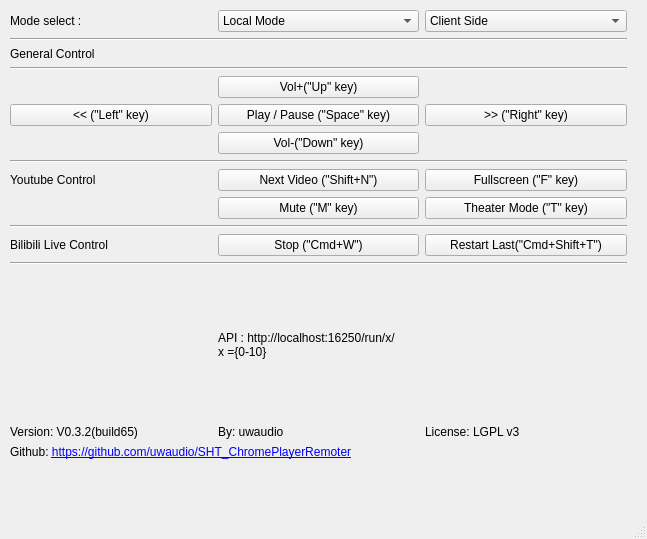
<?xml version="1.0" encoding="UTF-8"?>
<ui version="4.0">
 <class>MainWindow</class>
 <widget class="QMainWindow" name="MainWindow">
  <property name="geometry">
   <rect>
    <x>0</x>
    <y>0</y>
    <width>647</width>
    <height>539</height>
   </rect>
  </property>
  <property name="windowTitle">
   <string>QtControlAppleScript_test</string>
  </property>
  <widget class="QWidget" name="centralwidget">
   <property name="layoutDirection">
    <enum>Qt::LeftToRight</enum>
   </property>
   <widget class="QWidget" name="gridLayoutWidget">
    <property name="geometry">
     <rect>
      <x>10</x>
      <y>10</y>
      <width>617</width>
      <height>449</height>
     </rect>
    </property>
    <layout class="QGridLayout" name="mailGridLayout">
     <item row="6" column="1">
      <widget class="QPushButton" name="btn_left">
       <property name="text">
        <string>&lt;&lt; (&quot;Left&quot; key)</string>
       </property>
      </widget>
     </item>
     <item row="1" column="1">
      <widget class="QLabel" name="lb_modeSelect">
       <property name="text">
        <string>Mode select :</string>
       </property>
      </widget>
     </item>
     <item row="9" column="1">
      <widget class="QLabel" name="lb_youtube">
       <property name="maximumSize">
        <size>
         <width>16777215</width>
         <height>19</height>
        </size>
       </property>
       <property name="text">
        <string>Youtube Control</string>
       </property>
      </widget>
     </item>
     <item row="10" column="3">
      <widget class="QPushButton" name="btn_y2b_theater">
       <property name="text">
        <string>Theater Mode (&quot;T&quot; key)</string>
       </property>
      </widget>
     </item>
     <item row="9" column="2">
      <widget class="QPushButton" name="btn_y2b_nextVideo">
       <property name="text">
        <string>Next Video (&quot;Shift+N&quot;)</string>
       </property>
      </widget>
     </item>
     <item row="4" column="1" colspan="3">
      <widget class="Line" name="line_2">
       <property name="orientation">
        <enum>Qt::Horizontal</enum>
       </property>
      </widget>
     </item>
     <item row="15" column="2">
      <widget class="QLabel" name="lb_copyright">
       <property name="text">
        <string>By: uwaudio</string>
       </property>
       <property name="textFormat">
        <enum>Qt::RichText</enum>
       </property>
       <property name="openExternalLinks">
        <bool>true</bool>
       </property>
       <property name="textInteractionFlags">
        <set>Qt::TextBrowserInteraction</set>
       </property>
      </widget>
     </item>
     <item row="1" column="2">
      <widget class="QComboBox" name="cBox_modeSelect">
       <property name="currentIndex">
        <number>1</number>
       </property>
       <item>
        <property name="text">
         <string>Remote Mode</string>
        </property>
       </item>
       <item>
        <property name="text">
         <string>Local Mode</string>
        </property>
       </item>
      </widget>
     </item>
     <item row="3" column="1">
      <widget class="QLabel" name="lb_general">
       <property name="maximumSize">
        <size>
         <width>16777215</width>
         <height>19</height>
        </size>
       </property>
       <property name="text">
        <string>General Control</string>
       </property>
      </widget>
     </item>
     <item row="10" column="2">
      <widget class="QPushButton" name="btn_y2b_mute">
       <property name="text">
        <string>Mute (&quot;M&quot; key)</string>
       </property>
      </widget>
     </item>
     <item row="1" column="3">
      <widget class="QComboBox" name="cBox_nodeSelect">
       <item>
        <property name="text">
         <string>Client Side</string>
        </property>
       </item>
       <item>
        <property name="text">
         <string>Server Side</string>
        </property>
       </item>
      </widget>
     </item>
     <item row="12" column="3">
      <widget class="QPushButton" name="btn_bLive_restartLast">
       <property name="text">
        <string>Restart Last(&quot;Cmd+Shift+T&quot;)</string>
       </property>
      </widget>
     </item>
     <item row="5" column="2">
      <widget class="QPushButton" name="btn_up">
       <property name="text">
        <string>Vol+(&quot;Up&quot; key)</string>
       </property>
      </widget>
     </item>
     <item row="13" column="1" colspan="3">
      <widget class="Line" name="line_4">
       <property name="orientation">
        <enum>Qt::Horizontal</enum>
       </property>
      </widget>
     </item>
     <item row="15" column="1">
      <widget class="QLabel" name="lb_version">
       <property name="text">
        <string>Version: V0.3.2(build65)</string>
       </property>
       <property name="textFormat">
        <enum>Qt::RichText</enum>
       </property>
       <property name="openExternalLinks">
        <bool>true</bool>
       </property>
       <property name="textInteractionFlags">
        <set>Qt::TextBrowserInteraction</set>
       </property>
      </widget>
     </item>
     <item row="12" column="2">
      <widget class="QPushButton" name="btn_bLive_stopLive">
       <property name="text">
        <string>Stop (&quot;Cmd+W&quot;)</string>
       </property>
      </widget>
     </item>
     <item row="9" column="3">
      <widget class="QPushButton" name="btn_y2b_fullscreen">
       <property name="text">
        <string>Fullscreen (&quot;F&quot; key)</string>
       </property>
      </widget>
     </item>
     <item row="15" column="3">
      <widget class="QLabel" name="lb_license">
       <property name="text">
        <string>License: LGPL v3</string>
       </property>
      </widget>
     </item>
     <item row="6" column="3">
      <widget class="QPushButton" name="btn_right">
       <property name="text">
        <string>&gt;&gt; (&quot;Right&quot; key)</string>
       </property>
      </widget>
     </item>
     <item row="11" column="1" colspan="3">
      <widget class="Line" name="line_3">
       <property name="orientation">
        <enum>Qt::Horizontal</enum>
       </property>
      </widget>
     </item>
     <item row="12" column="1">
      <widget class="QLabel" name="lb_youtube_2">
       <property name="maximumSize">
        <size>
         <width>16777215</width>
         <height>19</height>
        </size>
       </property>
       <property name="text">
        <string>Bilibili Live Control</string>
       </property>
      </widget>
     </item>
     <item row="16" column="1" colspan="3">
      <widget class="QLabel" name="lb_github">
       <property name="text">
        <string>Github: &lt;a href=&quot;https://github.com/uwaudio/SHT_ChromePlayerRemoter&quot;&gt;https://github.com/uwaudio/SHT_ChromePlayerRemoter&lt;/a&gt;</string>
       </property>
       <property name="openExternalLinks">
        <bool>true</bool>
       </property>
       <property name="textInteractionFlags">
        <set>Qt::TextBrowserInteraction</set>
       </property>
      </widget>
     </item>
     <item row="8" column="1" colspan="3">
      <widget class="Line" name="line">
       <property name="orientation">
        <enum>Qt::Horizontal</enum>
       </property>
      </widget>
     </item>
     <item row="6" column="2">
      <widget class="QPushButton" name="btn_playPause">
       <property name="text">
        <string>Play / Pause (&quot;Space&quot; key)</string>
       </property>
      </widget>
     </item>
     <item row="2" column="1" colspan="3">
      <widget class="Line" name="line_5">
       <property name="orientation">
        <enum>Qt::Horizontal</enum>
       </property>
      </widget>
     </item>
     <item row="14" column="1">
      <spacer name="verticalSpacer">
       <property name="orientation">
        <enum>Qt::Vertical</enum>
       </property>
       <property name="sizeHint" stdset="0">
        <size>
         <width>20</width>
         <height>40</height>
        </size>
       </property>
      </spacer>
     </item>
     <item row="7" column="2">
      <widget class="QPushButton" name="btn_down">
       <property name="text">
        <string>Vol-(&quot;Down&quot; key)</string>
       </property>
      </widget>
     </item>
     <item row="14" column="2" colspan="2">
      <widget class="QLabel" name="label">
       <property name="text">
        <string>API : http://localhost:16250/run/x/
x ={0-10}</string>
       </property>
      </widget>
     </item>
    </layout>
   </widget>
  </widget>
  <widget class="QMenuBar" name="menubar">
   <property name="geometry">
    <rect>
     <x>0</x>
     <y>0</y>
     <width>647</width>
     <height>22</height>
    </rect>
   </property>
  </widget>
  <widget class="QStatusBar" name="statusbar"/>
 </widget>
 <resources/>
 <connections/>
</ui>
